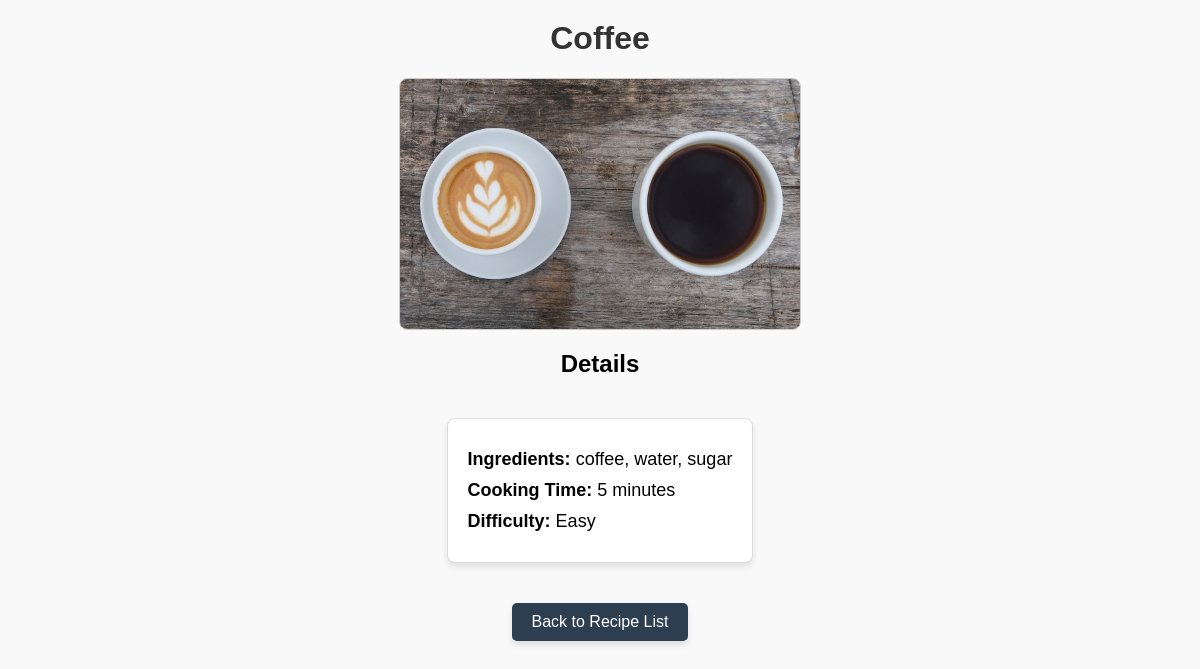
/list/3 (signed in), run on the app's committed database.
### recipes/models.py (models this page shows, shortened)
class Recipe(models.Model):
    name = models.CharField(max_length=50)
    ingredients = models.CharField(max_length=255)
    cooking_time = models.IntegerField()
    difficulty = models.CharField(max_length=20, blank=True) # Optional or default value
    pic = models.ImageField(upload_to='recipes', default='no_picture.jpg')
    created_date = models.DateTimeField(auto_now_add=True)

### recipes/views.py (the view)
# urls.py: path('list/<int:pk>', RecipeDetailView.as_view(), name='recipes_detail'),
class RecipeDetailView(LoginRequiredMixin, DetailView):
    model = Recipe
    template_name = 'recipes/recipes_detail.html'

### recipes/templates/recipes/recipes_detail.html (shortened to what this page needs)
<!DOCTYPE html>
<html>
<head>
</head>
<body>
    <h1>{{ object.name }}</h1>
    {% if object.pic %}
    <img src="{{ object.pic.url }}" alt="{{ object.name }}" style="max-width: 400px; height: auto;">
    {% else %}
    <p>No picture available</p>
    {% endif %}
    <h2>Details</h2>
    <ul>
        <li><strong>Ingredients:</strong> {{ object.ingredients }}</li>
        <li><strong>Cooking Time:</strong> {{ object.cooking_time }} minutes</li>
        <li><strong>Difficulty:</strong> {{ object.difficulty }}</li>
    </ul>
    <div>
        <a href="{% url 'recipes:recipes_list' %}">Back to Recipe List</a>
    </div>
</body>
</html>

### recipes/templates/recipes/recipes_detail.html (style rules this page uses)
body { font-family: Arial, sans-serif; text-align: center; margin: 0; padding: 0; background-color: #f9f9f9; }
h1 { margin-top: 20px; color: #333; }
img { display: block; margin: 20px auto; max-width: 80%; height: auto; border: 1px solid #ccc; border-radius: 8px; }
ul { list-style-type: none; padding: 0; margin: 20px auto; display: inline-block; text-align: left; background: #fff; border: 1px solid #ddd; border-radius: 8px; padding: 20px; box-shadow: 0 4px 6px rgba(0, 0, 0, 0.1); }
li { margin: 10px 0; font-size: 18px; }
a { display: inline-block; margin-top: 20px; text-decoration: none; padding: 10px 20px; color: white; background-color: #2d3e50; border-radius: 5px; font-size: 16px; box-shadow: 0 4px 6px rgba(0, 0, 0, 0.1); transition: background-color 0.3s; }

### data on the page
Recipe: name "Coffee", pic (picture), ingredients "coffee, water, sugar", cooking_time "5", difficulty "Easy"
